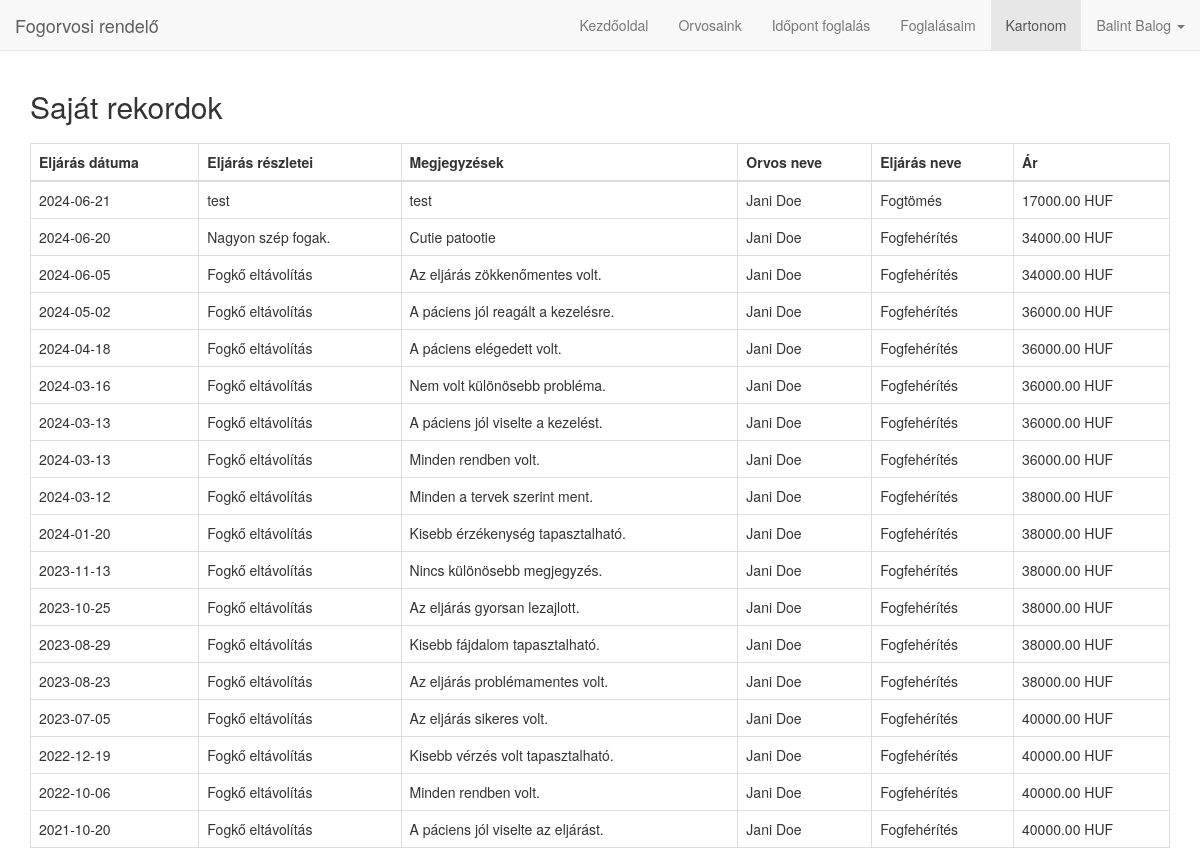
The page /view_my_records.php (signed in) on the database its author committed.
### tables this page shows
CREATE TABLE `PatientRecords`
(
    `recordID`         int(11) NOT NULL,
    `patientID`        int(11)        DEFAULT NULL,
    `doctorID`         int(11)        DEFAULT NULL,
    `procedureDate`    date           DEFAULT NULL,
    `procedureDetails` text           DEFAULT NULL,
    `notes`            text           DEFAULT NULL,
    `price`            decimal(10, 2) DEFAULT NULL,
    `procedureID`      int(11)        DEFAULT NULL,
    `healthRating`     int(2)         DEFAULT NULL
);

CREATE TABLE `Doctor`
(
    `doctorID`       int(11)      NOT NULL,
    `firstName`      varchar(50)  NOT NULL,
    `lastName`       varchar(50)  NOT NULL,
    `password`       varchar(255) NOT NULL,
    `phoneNumber`    varchar(20)  NOT NULL,
    `email`          varchar(100) NOT NULL,
    `worktime`       varchar(50)  NOT NULL,
    `specialisation` varchar(100) NOT NULL,
    `forget`         varchar(255) DEFAULT NULL,
    `remember`       varchar(255) DEFAULT NULL
);

CREATE TABLE `Procedures`
(
    `procedureID`   int(11) NOT NULL,
    `procedureName` varchar(255)   DEFAULT NULL,
    `price`         decimal(10, 2) DEFAULT NULL
);

### view_my_records.php (the view, shortened to what this page needs)
<?php
global $pdo;
$patientID = $_SESSION['patientID'];
$sql = "SELECT pr.procedureDate, pr.procedureDetails, pr.notes, d.firstName AS doctorFirstName, d.lastName AS doctorLastName, proc.procedureName, pr.price
        FROM PatientRecords pr
        JOIN Doctor d ON pr.doctorID = d.doctorID
        JOIN Procedures proc ON pr.procedureID = proc.procedureID
        WHERE pr.patientID = ? ORDER BY pr.procedureDate DESC";
$stmt = $pdo->prepare($sql);
$stmt->execute([$patientID]);
$patientRecords = $stmt->fetchAll(PDO::FETCH_ASSOC);
?>
<!DOCTYPE html>
<html lang="hu">
<head>
    <link rel="stylesheet" href="https://cdn.jsdelivr.net/npm/bootstrap@3.3.7/dist/css/bootstrap.min.css">
</head>
<body>
<nav class="navbar navbar-default navbar-fixed-top">
    <div class="container-fluid">
        <div class="navbar-header">
            <a class="navbar-brand" href="#">Fogorvosi rendelő</a>
        </div>
        <div class="collapse navbar-collapse" id="bs-example-navbar-collapse-1">
            <ul class="nav navbar-nav navbar-right">
                <li><a href="index.php">Kezdőoldal</a></li>
                <li><a href="doctors.php">Orvosaink</a></li>
                <?php if (!isset($_SESSION['patientID']) && !isset($_SESSION['doctorID'])): ?>
                    <li><a href="register.php">Regisztráció</a></li>
                    <li><a href="login.php">Bejelentkezés</a></li>
                <?php else: ?>
                    <?php
                    if (isset($_SESSION['patientID'])) {
                        echo '<li><a href="appointment.php">Időpont foglalás</a></li>';
                        echo '<li><a href="view_appointments.php">Foglalásaim</a></li>';
                        echo '<li class="active"><a href="view_my_records.php">Kartonom</a></li>';
                    }
                    ?>
                    <li class="dropdown">
                        <a href="#" class="dropdown-toggle" data-toggle="dropdown" role="button" aria-haspopup="true"
                           aria-expanded="false">
                            <?php echo htmlspecialchars($_SESSION['firstName'] . ' ' . $_SESSION['lastName']); ?> <span
                                    class="caret"></span>
                        </a>
                    </li>
                <?php endif; ?>
            </ul>
        </div>
    </div>
</nav>
<div class="container" style="padding-top: 70px;">
    <h2>Saját rekordok</h2>
    <?php if (!empty($patientRecords)): ?>
        <table class="table table-bordered" style="margin-top: 20px;">
            <thead>
            <tr>
                <th>Eljárás dátuma</th>
                <th>Eljárás részletei</th>
                <th>Megjegyzések</th>
                <th>Orvos neve</th>
                <th>Eljárás neve</th>
                <th>Ár</th>
            </tr>
            </thead>
            <tbody>
            <?php foreach ($patientRecords as $record): ?>
                <tr>
                    <td><?php echo htmlspecialchars($record['procedureDate']); ?></td>
                    <td><?php echo htmlspecialchars($record['procedureDetails']); ?></td>
                    <td><?php echo htmlspecialchars($record['notes']); ?></td>
                    <td><?php echo htmlspecialchars($record['doctorFirstName'] . ' ' . $record['doctorLastName']); ?></td>
                    <td><?php echo htmlspecialchars($record['procedureName']); ?></td>
                    <td><?php echo htmlspecialchars($record['price']); ?> HUF</td>
                </tr>
            <?php endforeach; ?>
            </tbody>
        </table>
    <?php endif; ?>
</div>
</body>
</html>

### rows shown on the page
patientrecords: procedureDate "2024-06-21", procedureDetails "test", notes "test", doctorID.lastName "Jani Doe", procedureID.procedureName "Fogtömés", price "17000.00"
patientrecords: procedureDate "2024-06-20", procedureDetails "Nagyon szép fogak.", notes "Cutie patootie", doctorID.lastName "Jani Doe", procedureID.procedureName "Fogfehérítés", price "34000.00"
patientrecords: procedureDate "2024-06-05", procedureDetails "Fogkő eltávolítás", notes "Az eljárás zökkenőmentes volt.", doctorID.lastName "Jani Doe", procedureID.procedureName "Fogfehérítés", price "34000.00"
patientrecords: procedureDate "2024-05-02", procedureDetails "Fogkő eltávolítás", notes "A páciens jól reagált a kezelésre.", doctorID.lastName "Jani Doe", procedureID.procedureName "Fogfehérítés", price "36000.00"
patientrecords: procedureDate "2024-04-18", procedureDetails "Fogkő eltávolítás", notes "A páciens elégedett volt.", doctorID.lastName "Jani Doe", procedureID.procedureName "Fogfehérítés", price "36000.00"
patientrecords: procedureDate "2024-03-16", procedureDetails "Fogkő eltávolítás", notes "Nem volt különösebb probléma.", doctorID.lastName "Jani Doe", procedureID.procedureName "Fogfehérítés", price "36000.00"
patientrecords: procedureDate "2024-03-13", procedureDetails "Fogkő eltávolítás", notes "A páciens jól viselte a kezelést.", doctorID.lastName "Jani Doe", procedureID.procedureName "Fogfehérítés", price "36000.00"
patientrecords: procedureDate "2024-03-13", procedureDetails "Fogkő eltávolítás", notes "Minden rendben volt.", doctorID.lastName "Jani Doe", procedureID.procedureName "Fogfehérítés", price "36000.00"
patientrecords: procedureDate "2024-03-12", procedureDetails "Fogkő eltávolítás", notes "Minden a tervek szerint ment.", doctorID.lastName "Jani Doe", procedureID.procedureName "Fogfehérítés", price "38000.00"
patientrecords: procedureDate "2024-01-20", procedureDetails "Fogkő eltávolítás", notes "Kisebb érzékenység tapasztalható.", doctorID.lastName "Jani Doe", procedureID.procedureName "Fogfehérítés", price "38000.00"
patientrecords: procedureDate "2023-11-13", procedureDetails "Fogkő eltávolítás", notes "Nincs különösebb megjegyzés.", doctorID.lastName "Jani Doe", procedureID.procedureName "Fogfehérítés", price "38000.00"
patientrecords: procedureDate "2023-10-25", procedureDetails "Fogkő eltávolítás", notes "Az eljárás gyorsan lezajlott.", doctorID.lastName "Jani Doe", procedureID.procedureName "Fogfehérítés", price "38000.00"
patientrecords: procedureDate "2023-08-29", procedureDetails "Fogkő eltávolítás", notes "Kisebb fájdalom tapasztalható.", doctorID.lastName "Jani Doe", procedureID.procedureName "Fogfehérítés", price "38000.00"
patientrecords: procedureDate "2023-08-23", procedureDetails "Fogkő eltávolítás", notes "Az eljárás problémamentes volt.", doctorID.lastName "Jani Doe", procedureID.procedureName "Fogfehérítés", price "38000.00"
patientrecords: procedureDate "2023-07-05", procedureDetails "Fogkő eltávolítás", notes "Az eljárás sikeres volt.", doctorID.lastName "Jani Doe", procedureID.procedureName "Fogfehérítés", price "40000.00"
patientrecords: procedureDate "2022-12-19", procedureDetails "Fogkő eltávolítás", notes "Kisebb vérzés volt tapasztalható.", doctorID.lastName "Jani Doe", procedureID.procedureName "Fogfehérítés", price "40000.00"
patientrecords: procedureDate "2022-10-06", procedureDetails "Fogkő eltávolítás", notes "Minden rendben volt.", doctorID.lastName "Jani Doe", procedureID.procedureName "Fogfehérítés", price "40000.00"
patientrecords: procedureDate "2021-10-20", procedureDetails "Fogkő eltávolítás", notes "A páciens jól viselte az eljárást.", doctorID.lastName "Jani Doe", procedureID.procedureName "Fogfehérítés", price "40000.00"

### other values the page prints
$_SESSION['firstName'] . ' ' . $_SESSION['lastName'] "Balint Balog"
